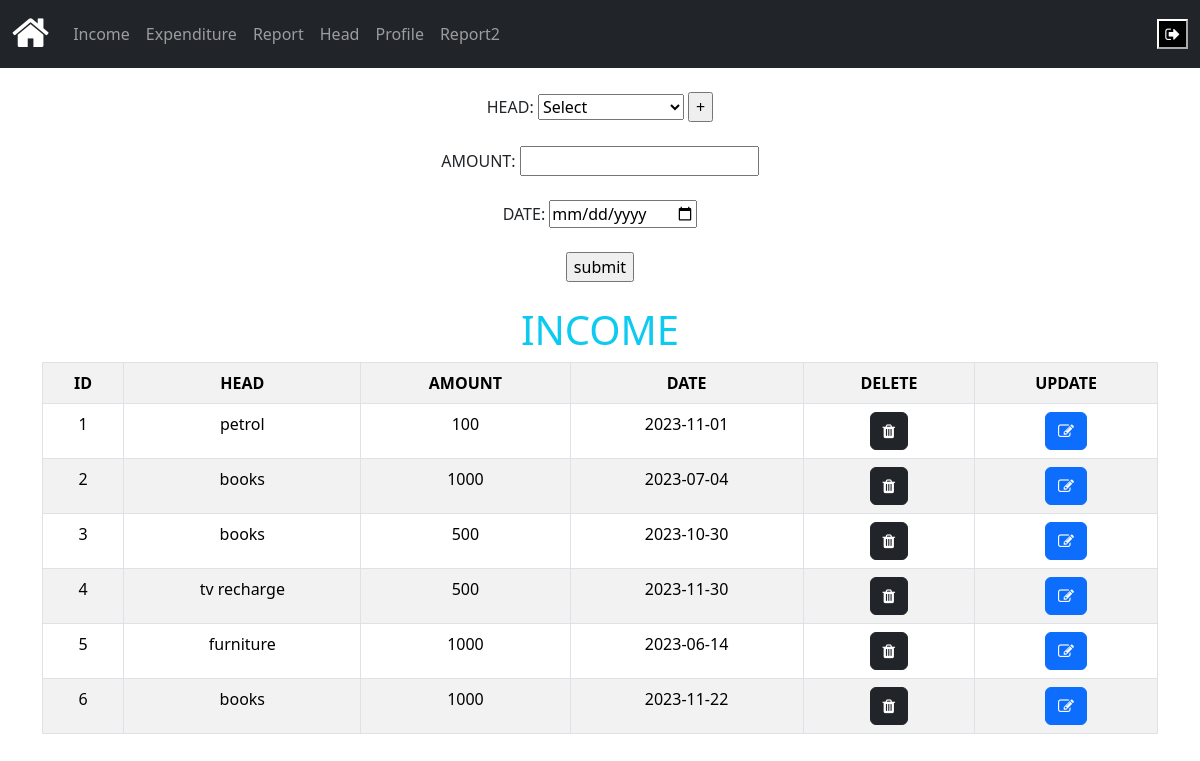
/income.php (signed in), run on the app's committed database.
### tables this page shows
CREATE TABLE `income` (
  `inc_id` int(25) NOT NULL,
  `head_id` int(25) NOT NULL,
  `amount` varchar(255) NOT NULL,
  `date` date NOT NULL
);

CREATE TABLE `head_master` (
  `id` int(25) NOT NULL,
  `head` varchar(255) NOT NULL
);

### income.php (the view, shortened to what this page needs)
<?php
include 'header.php';
include 'conn.php';
if (isset($_SESSION['id'])) {
?>
    <form action="" method="post">
        <center>
            <label for="head master">HEAD: </label>
            <?php
            echo "<select name='head'>";
            echo "<option>Select</option>";
            $sql = "SELECT * FROM head_master";
            $head = mysqli_query($conn, $sql);
            foreach ($head as $value) {
                 echo "<option value='" . $value['id'] . "'>" . $value['head'] . "</option>" . "<br />";
            }
            echo "</select>";
            ?>
            <a href="head.php"><input type="button" value="+"></a>
            <br><br>
            <label>AMOUNT:</label>
            <input type="text" name="amount" required><br><br>
            <label for="date">DATE:</label>
            <input type="date" id="date" name="date" required>
            <br>
            <br>
            <input type="submit" name="confirm" value="submit">
        </center>
    </form>
    <div class="container">
        <div class="">
            <br>
            <h1 class="text-info text-center">INCOME </h1>
            <table class="table table-striped table-bordered text-center table-hover">
                <tr>
                    <th> ID</th>
                    <th>HEAD</th>
                    <th> AMOUNT</th>
                    <th> DATE</th>
                    <th> DELETE</th>
                    <th> UPDATE</th>
                </tr>
                <?php
                $data = "SELECT * FROM income left join head_master on income.head_id=head_master.id";
                $result = mysqli_query($conn, $data);
                ?>
                <?php
                while ($data = mysqli_fetch_array($result)) {
                ?>
                    <tr>
                        <td>
                            <?php echo $data['inc_id'] ?>
                        </td>
                        <td>
                            <?php echo $data['head'] ?>
                        </td>
                        <td>
                            <?php echo $data['amount'] ?>
                        </td>
                        <td>
                            <?php echo $data['date'] ?>
                        </td>
                        <td>
                            <button class="btn btn-dark">
                                <a href="delete.php?flg=1&inc_id=<?php echo $data['inc_id']; ?>" class="text-white">
                                    <i class="fa fa-trash"></i>
                                </a>
                            </button>
                        </td>
                        <td>
                            <button class="btn btn-primary">
                                <a href="update_income.php?inc_id=<?php echo $data['inc_id']; ?>" class="text-white"><i class="fa fa-edit"></i>
                                </a>
                            </button>
                        </td>
                    </tr>
                <?php } ?>
            </table>
        <?php
        exit();
    } else {
        header('location:index.php');
    }
        ?>

### data on the page
income: inc_id "1", head_master.head "petrol", amount "100", date "2023-11-01"
income: inc_id "2", head_master.head "books", amount "1000", date "2023-07-04"
income: inc_id "3", head_master.head "books", amount "500", date "2023-10-30"
income: inc_id "4", head_master.head "tv recharge", amount "500", date "2023-11-30"
income: inc_id "5", head_master.head "furniture", amount "1000", date "2023-06-14"
income: inc_id "6", head_master.head "books", amount "1000", date "2023-11-22"

### other printed values
$x "Income"
$x "Expenditure"
$x "Report"
$x "Head"
$x "Profile"
$x "Report2"
